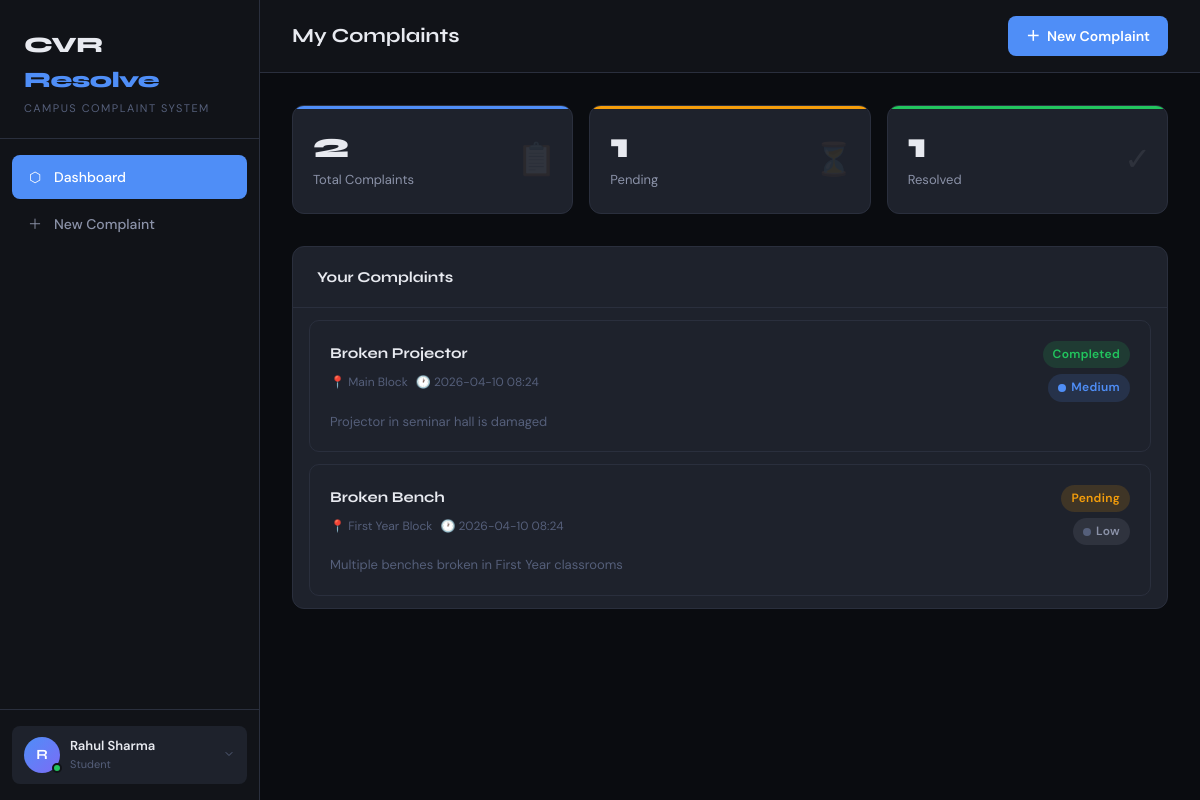
Screenshot of /student (signed in) with the database file from the repository.
### tables this page shows
CREATE TABLE users (
        id INTEGER PRIMARY KEY AUTOINCREMENT,
        username TEXT UNIQUE NOT NULL,
        password TEXT NOT NULL,
        role TEXT NOT NULL,
        name TEXT NOT NULL,
        email TEXT,
        assigned_blocks TEXT DEFAULT '[]',
        created_at TIMESTAMP DEFAULT CURRENT_TIMESTAMP
    );

CREATE TABLE complaints (
        id INTEGER PRIMARY KEY AUTOINCREMENT,
        student_id INTEGER NOT NULL,
        title TEXT NOT NULL,
        description TEXT NOT NULL,
        image_path TEXT,
        location TEXT NOT NULL,
        status TEXT DEFAULT 'Pending',
        priority TEXT DEFAULT 'Medium',
        remarks TEXT,
        duplicate_of INTEGER,
        created_at TIMESTAMP DEFAULT CURRENT_TIMESTAMP,
        updated_at TIMESTAMP DEFAULT CURRENT_TIMESTAMP,
        FOREIGN KEY (student_id) REFERENCES users(id)
    );

### app_sqlite.py (the view)
@app.route('/student')
@login_required
@role_required('student')
def student_dashboard():
    conn = get_db()
    complaints = conn.execute(
        "SELECT * FROM complaints WHERE student_id=? ORDER BY created_at DESC",
        (current_user.id,)
    ).fetchall()
    conn.close()
    stats = {'total': len(complaints), 'pending': sum(1 for c in complaints if c['status']=='Pending'),
             'completed': sum(1 for c in complaints if c['status']=='Completed')}
    return render_template('student_dashboard.html', complaints=complaints, stats=stats, blocks=BLOCKS)

### app_sqlite.py (called while the page is built)
def get_db():
    conn = sqlite3.connect(DB_PATH)
    conn.row_factory = sqlite3.Row
    return conn

@login_manager.user_loader
def load_user(user_id):
    conn = get_db()
    u = conn.execute("SELECT * FROM users WHERE id=?", (user_id,)).fetchone()
    conn.close()
    if u:
        return User(u['id'], u['username'], u['role'], u['name'], u['email'] or '', u['assigned_blocks'] or '[]')
    return None

def role_required(*roles):
    def decorator(f):
        @wraps(f)
        def wrapper(*args, **kwargs):
            if not current_user.is_authenticated or current_user.role not in roles:
                flash('Access denied.', 'danger')
                return redirect(url_for('dashboard'))
            return f(*args, **kwargs)
        return wrapper
    return decorator

### templates/student_dashboard.html (shortened to what this page needs)
{% extends "layout.html" %}
{% block page_title %}My Complaints{% endblock %}
{% block topbar_actions %}
  <a href="{{ url_for('new_complaint') }}" class="btn btn-primary">
    <span>＋</span> New Complaint
  </a>
{% endblock %}
{% block sidebar_links %}
  <a href="{{ url_for('student_dashboard') }}" class="active"><span class="icon">⬡</span> Dashboard</a>
  <a href="{{ url_for('new_complaint') }}"><span class="icon">＋</span> New Complaint</a>
{% endblock %}
{% block content %}
<div class="stats-grid">
  <div class="stat-card blue">
    <div class="stat-number">{{ stats.total }}</div>
    <div class="stat-label">Total Complaints</div>
    <div class="stat-icon">📋</div>
  </div>
  <div class="stat-card orange">
    <div class="stat-number">{{ stats.pending }}</div>
    <div class="stat-label">Pending</div>
    <div class="stat-icon">⏳</div>
  </div>
  <div class="stat-card green">
    <div class="stat-number">{{ stats.completed }}</div>
    <div class="stat-label">Resolved</div>
    <div class="stat-icon">✓</div>
  </div>
</div>
<div class="card">
  <div class="card-header">
    <span class="card-title">Your Complaints</span>
  </div>
  {% if complaints %}
    {% for c in complaints %}
    <div class="complaint-card" style="margin:12px 16px;border-radius:10px;">
      <div class="complaint-card-header">
        <div>
          <div class="complaint-card-title">{{ c.title }}</div>
          <div class="complaint-card-meta">
            <span class="meta-item">📍 {{ c.location }}</span>
            <span class="meta-item">🕐 {{ c.created_at[:16] }}</span>
          </div>
        </div>
        <div style="display:flex;flex-direction:column;align-items:flex-end;gap:6px;flex-shrink:0;">
          <span class="badge badge-{{ c.status|lower }}">{{ c.status }}</span>
          <span class="badge badge-{{ c.priority|lower }}">
            <span class="priority-dot {{ c.priority }}"></span>{{ c.priority }}
          </span>
        </div>
      </div>
      <p style="font-size:13px;color:var(--text3);margin-top:8px;line-height:1.5;">{{ c.description[:120] }}{% if c.description|length > 120 %}…{% endif %}</p>
    </div>
    {% endfor %}
  {% else %}
    <div class="empty-state">
      <div class="empty-icon">📭</div>
      <div class="empty-text">No complaints submitted yet.</div>
      <a href="{{ url_for('new_complaint') }}" class="btn btn-primary">Raise First Complaint</a>
    </div>
  {% endif %}
</div>
{% endblock %}

### templates/layout.html (shortened to what this page needs)
<!DOCTYPE html>
<html lang="en">
<head>
  <link rel="stylesheet" href="{{ url_for('static', filename='css/style.css') }}" />
</head>
<body>
<div class="app-wrapper">
  <aside class="sidebar">
    <div class="sidebar-logo">
      <div class="logo-text">CVR <span>Resolve</span></div>
      <div class="logo-sub">Campus Complaint System</div>
    </div>
    <nav class="sidebar-nav">
      {% block sidebar_links %}{% endblock %}
    </nav>
    <div class="sidebar-footer">
      <div class="sidebar-user" id="profile-trigger">
        <div class="user-avatar-container">
          {% if current_user.pfp_path %}
            <img src="{{ url_for('static', filename='uploads/' + current_user.pfp_path) }}" alt="PFP" class="sidebar-pfp">
          {% else %}
            <div class="user-avatar">{{ current_user.name[0].upper() }}</div>
          {% endif %}
          <div class="status-indicator online"></div>
        </div>
        <div class="user-info">
          <div class="user-name">{{ current_user.name }}</div>
          <div class="user-role">{{ current_user.role|capitalize }}</div>
        </div>
        <div class="profile-chevron">
          <svg width="12" height="12" viewBox="0 0 24 24" fill="none" stroke="currentColor" stroke-width="2" stroke-linecap="round" stroke-linejoin="round"><polyline points="6 9 12 15 18 9"></polyline></svg>
        </div>
      </div>
    </div>
  </aside>
  <div class="main-content">
    <header class="topbar">
      <div style="display:flex;align-items:center;gap:12px;">
        <h1 class="topbar-title">{% block page_title %}Dashboard{% endblock %}</h1>
      </div>
      <div class="topbar-actions">{% block topbar_actions %}{% endblock %}</div>
    </header>
    <main class="page-content">
      {% block content %}{% endblock %}
    </main>
  </div>
</div>
</body>
</html>

### rows the page displays
users: name "R", name "Rahul Sharma", role "Student"
complaints: title "Broken Projector", location "Main Block", created_at "2026-04-10 08:24", status "Completed", priority "Medium", description "Projector in seminar hall is damaged"
complaints: title "Broken Bench", location "First Year Block", created_at "2026-04-10 08:24", status "Pending", priority "Low", description "Multiple benches broken in First Year classrooms"

### other values shown
{{ stats.total }} "2"
{{ stats.pending }} "1"
{{ stats.completed }} "1"
